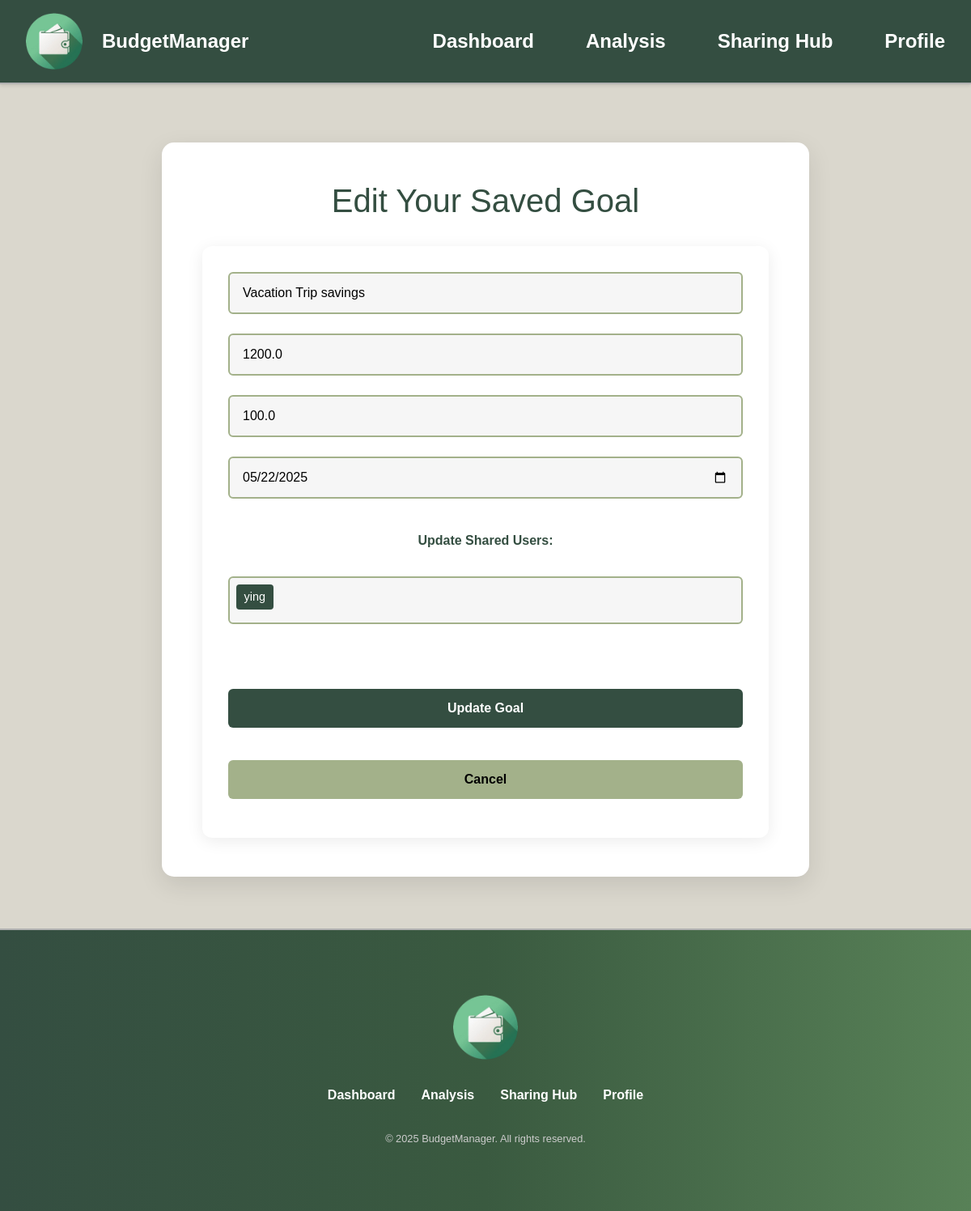
Page /edit-goal/3 (signed in) on the earlier database version.
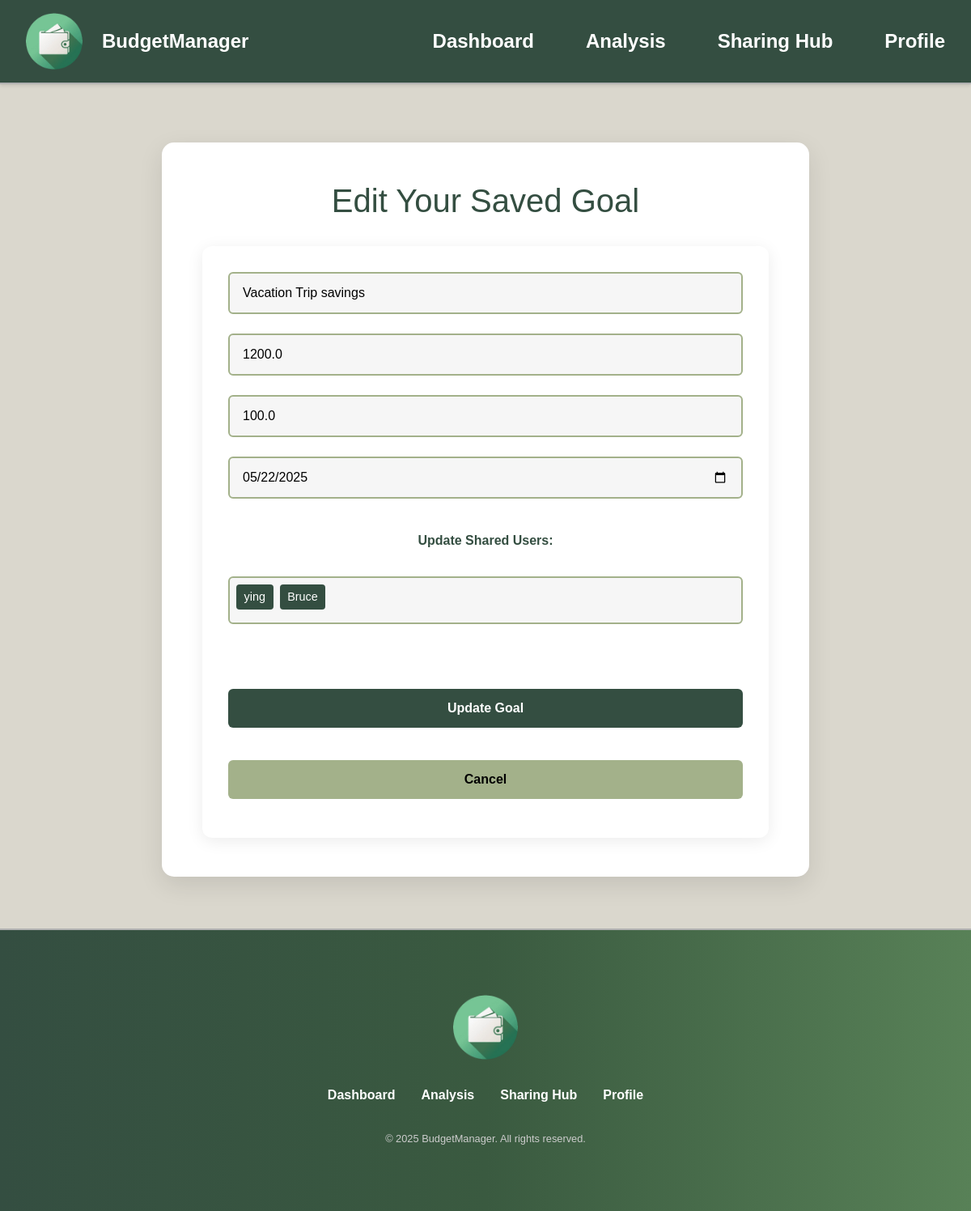
Same page on the later database version.
### models/savings_goal_share.py (models this page shows)
class SavingsGoalShare(db.Model):
    __tablename__ = 'savings_goal_shares'
    id = db.Column(db.Integer, primary_key=True)
    goal_id = db.Column(db.Integer, db.ForeignKey('savings_goals.id'), nullable=False)
    shared_with_user_id = db.Column(db.Integer, db.ForeignKey('users.id'), nullable=False)
    tool_name = db.Column(db.String(100), nullable=False)  # e.g., 'savings_goal', 'future_predictor'
    created_at = db.Column(db.DateTime, default=datetime.utcnow)
    shared_user = db.relationship(
        "User",
        backref="shared_goals",
        primaryjoin="SavingsGoalShare.shared_with_user_id==User.id"
    )
    goal = db.relationship("SavingsGoal", backref="shared_records")

### models/user.py (models this page shows, shortened)
class User(db.Model):
    __tablename__ = 'users'
    id = db.Column(db.Integer, primary_key=True)
    name = db.Column(db.String(100), nullable=False)
    email = db.Column(db.String(100), unique=True, nullable=False)
    password_hash = db.Column(db.String(256), nullable=False)
    created_at = db.Column(db.DateTime, default=datetime.utcnow)

### app.py (the view, shortened to what this page needs)
@app.route("/edit-goal/<int:goal_id>", methods=["GET", "POST"])
@login_required_custom
def edit_savings_goal(goal_id):
    user_id = session.get('user_id')
    goal = SavingsGoal.query.filter_by(id=goal_id, user_id=user_id).first_or_404()
    users = User.query.filter(User.id != user_id).all()
    shared_user_ids = [share.shared_user.id for share in goal.shares]
    return render_template("edit_goal.html", goal=goal, users=users, shared_user_ids=shared_user_ids)

### app.py (called while the page is built)
def login_required_custom(f):
    @wraps(f)
    def decorated_function(*args, **kwargs):
        if 'user_id' not in session:
            flash('please login first', 'warning')
            return redirect(url_for('login'))
        return f(*args, **kwargs)
    return decorated_function

### templates/edit_goal.html (shortened to what this page needs)
{% extends "layout_user.html" %}
{% block styles %}
<link href="https://cdn.jsdelivr.net/npm/bootstrap@5.3.5/dist/css/bootstrap.min.css" rel="stylesheet">
<link rel="stylesheet" href="{{ url_for('static', filename='css/style.css') }}">
<link rel="stylesheet" href="{{ url_for('static', filename='css/analysis.css') }}">
<link rel="stylesheet" href="{{ url_for('static', filename='css/analysis_tools.css') }}">
{% endblock %}
{% block content %}
    <section class="expense-tracker-section">
        <div class="container">
            <div class="goal-tracker-box">
                <h2 class="mb-4">Edit Your Saved Goal</h2>
                <form method="POST" class="goal-form">
                <input type="text" name="goal_name" value="{{ goal.goal_name }}" placeholder="Goal name" required>
                <input type="number" step="0.01" name="target_amount" value="{{ goal.target_amount }}" placeholder="Target amount" required>
                <input type="number" step="0.01" name="saved_amount" value="{{ goal.saved_amount }}" placeholder="Current saved amount" required>
                <input type="date" name="deadline" value="{{ goal.deadline }}" required>
                <label class="fw-bold mb-2 mt-3">Update Shared Users:</label>
                <div class="custom-multiselect" id="user-multiselect">
                    <div class="selected-tags" id="selected-tags">
                        {% for share in goal.shares %}
                        <span class="tag" data-id="{{ share.shared_user.id }}">{{ share.shared_user.name }}</span>
                        {% endfor %}
                    </div>
                </div>
                <div class="d-flex flex-column gap-2 mt-3">
                    <button type="submit" class="btn btn-primary w-100">Update Goal</button>
                    <a href="{{ url_for('savings_goal_tracker') }}" class="btn btn-secondary w-100 text-center">Cancel</a>
                </div>
                </form>
            </div>
        </div>
    </section>
{% endblock %}

Differences in the rows shown:
added SavingsGoalShare: shared_user.name "Bruce"
